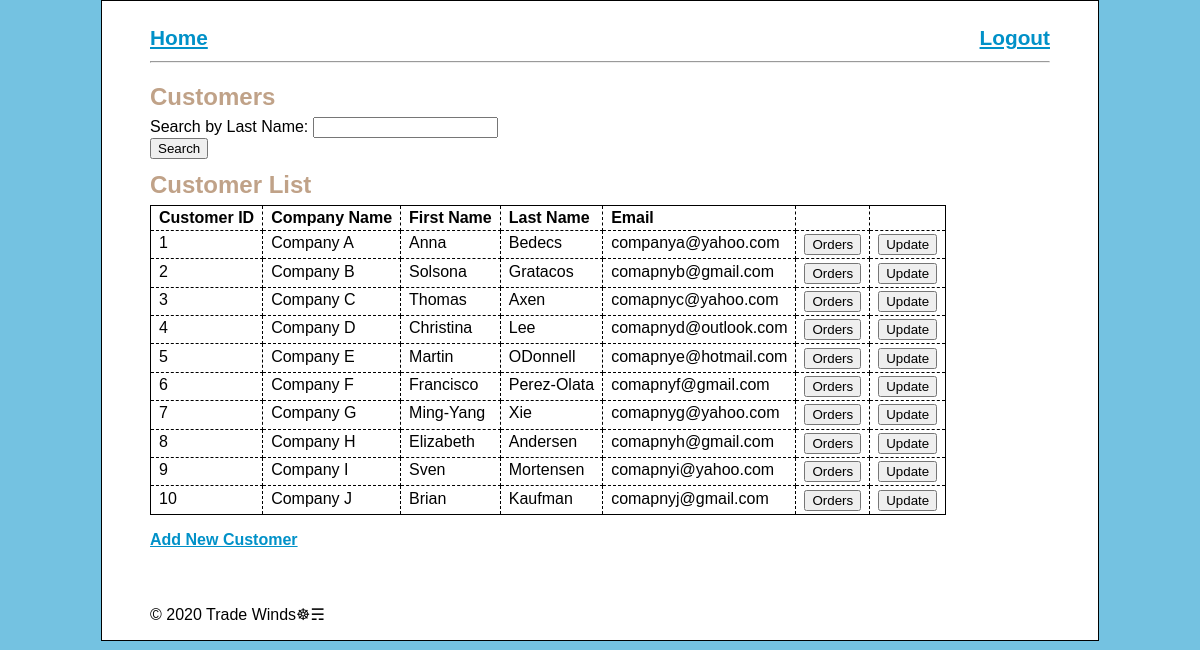
Page /customers/viewCustomers.php (signed in) on the committed database.
### tables this page shows
CREATE TABLE customers (
  customerID        INT            NOT NULL   AUTO_INCREMENT,
  company			VARCHAR(50)				  DEFAULT NULL,
  emailAddress      VARCHAR(255)   NOT NULL,
  password			VARCHAR(60)    NOT NULL,
  firstName         VARCHAR(60)    NOT NULL,
  lastName          VARCHAR(60)    NOT NULL,
  PRIMARY KEY (customerID),
  UNIQUE INDEX emailAddress (emailAddress)
);

### customers/viewCustomers.php (the view, shortened to what this page needs)
<?php
require_once('../inc/db_connect.php');
$query = 'SELECT * FROM customers
                       ORDER BY customerID';
$statement = $db1->prepare($query);
$statement->execute();
$customers= $statement->fetchAll();
?>
<!DOCTYPE html>
<html>
<div style="clear: both">
	<h2 style="float: left; width: 50%; padding-top:2.8%;"><a href="../inc/searchScreen.php">Home</a></h2>
	<h2 style="float: right; width: 50%; text-align: right; padding-top:2.8%;"><a href="../inc/logout.php">Logout</a></h2>
</div>
<hr />
<head>
    <link rel="stylesheet" type="text/css" href="../css/main.css" />
</head>
<body>
<header><h1>Customers</h1></header>
<main>
<form action="viewCustomers.php" method="post"
	id="search_customer_list">
	<label>Search by Last Name:</label>
	<input type="text" name="searchLName"></br>
	<input type="submit" value="Search">
</form>
<?php $searchLName=filter_input(INPUT_POST, 'searchLName');?>
    <h1>Customer List</h1>
   <table>
			<tr>
			<th>Customer ID</th>
			<th>Company Name</th>
			<th>First Name</th>
			<th>Last Name</th>
			<th>Email</th>
			<th>&nbsp;</th>
			<th>&nbsp;</th>
			</tr>
			<?php foreach($customers as $customer): ?>
			<?php if($searchLName==null || $searchLName==''):?>
				<tr>
				<td><?php echo $customer['customerID']; ?></td>
				<td><?php echo $customer['company']; ?></td>
				<td><?php echo $customer['firstName']; ?></td>
				<td><?php echo $customer['lastName']; ?></td>
				<td><?php echo $customer['emailAddress']; ?></td>
				<td><form action="viewOrders.php"method="post">
					<input type="submit" value="Orders">
					</form>
				</td>
				<td><form action="updateCustomerForm.php"method="post">
					<input type="submit" value="Update">
					</form>
				</td>
				</tr>
			<?php endif;?>
			<?php endforeach; ?>
	</table>
	<p><a href="addCustomerForm.php">Add New Customer</a></p>
</main>
<footer>
    <p>&copy; <?php echo date("Y"); ?> Trade Winds&#9784;&#9780; </p>
</footer>
</body>
</html>

### css/main.css (style rules this page uses)
html { background-color: #74C2E1; }
body { font-family: Arial, Helvetica, sans-serif; width: 900px; margin: 0 auto; padding: 0 3em; background-color: white; border: 1px solid black; }
footer { margin: 0; padding-top: 1.5em; clear: both; }
h1 { font-size: 150%; margin: 0; padding: .5em 0 .25em; }
h2 { font-size: 130%; margin: 0; padding: .25em 0 .5em; }
h1, h2 { color: #c0a288; }
a { color: #0191C8; font-weight: bold; }
table { border: 1px solid black; border-collapse: collapse; overflow: scroll; }
td, th { border: 1px dashed black; padding: .2em .5em .2em .5em; vertical-align: top; text-align: left; }

### rows in the picture
customers: customerID "1", company "Company A", firstName "Anna", lastName "Bedecs", emailAddress "companya@yahoo.com"
customers: customerID "2", company "Company B", firstName "Solsona", lastName "Gratacos", emailAddress "comapnyb@gmail.com"
customers: customerID "3", company "Company C", firstName "Thomas", lastName "Axen", emailAddress "comapnyc@yahoo.com"
customers: customerID "4", company "Company D", firstName "Christina", lastName "Lee", emailAddress "comapnyd@outlook.com"
customers: customerID "5", company "Company E", firstName "Martin", lastName "ODonnell", emailAddress "comapnye@hotmail.com"
customers: customerID "6", company "Company F", firstName "Francisco", lastName "Perez-Olata", emailAddress "comapnyf@gmail.com"
customers: customerID "7", company "Company G", firstName "Ming-Yang", lastName "Xie", emailAddress "comapnyg@yahoo.com"
customers: customerID "8", company "Company H", firstName "Elizabeth", lastName "Andersen", emailAddress "comapnyh@gmail.com"
customers: customerID "9", company "Company I", firstName "Sven", lastName "Mortensen", emailAddress "comapnyi@yahoo.com"
customers: customerID "10", company "Company J", firstName "Brian", lastName "Kaufman", emailAddress "comapnyj@gmail.com"
